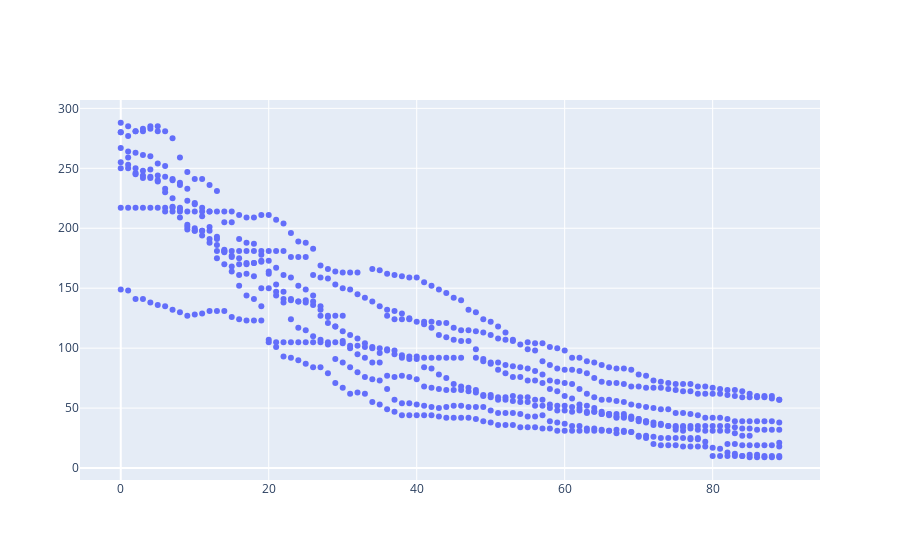
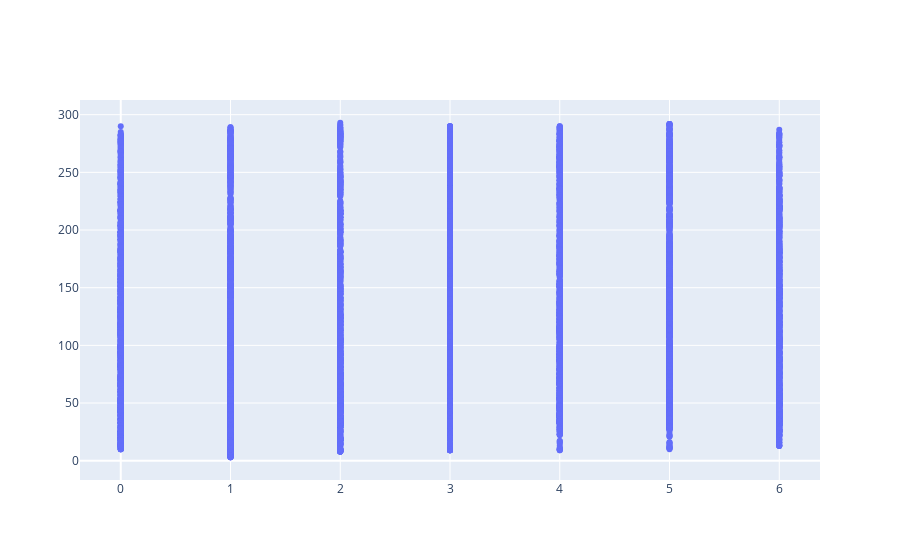

Notebook code for these charts, in order:
### Code cell
curve(df[(df['DOW']==2)&(df['TargetDate']>='2019-11-01')])
days_of_week(df[(df['TargetDate']>='2019-09-01')])

### Figure 1 — Plotly figure (JSON) as saved in the notebook; plotly's stock layout.template omitted (floating-point values rounded to 4 significant figures; data arrays with more than 128 entries replaced by an {"elided": "..."} marker saying what was removed)
{"data": [{"mode": "markers", "name": "Price", "type": "scatter", "x": {"elided": "702 int values"}, "y": {"elided": "702 int values"}}], "layout": {}}

### Figure 2 — Plotly figure (JSON) as saved in the notebook; plotly's stock layout.template omitted (floating-point values rounded to 4 significant figures; data arrays with more than 128 entries replaced by an {"elided": "..."} marker saying what was removed)
{"data": [{"mode": "markers", "name": "Price", "type": "scatter", "x": {"elided": "10450 int values"}, "y": {"elided": "10450 int values"}}], "layout": {}}
